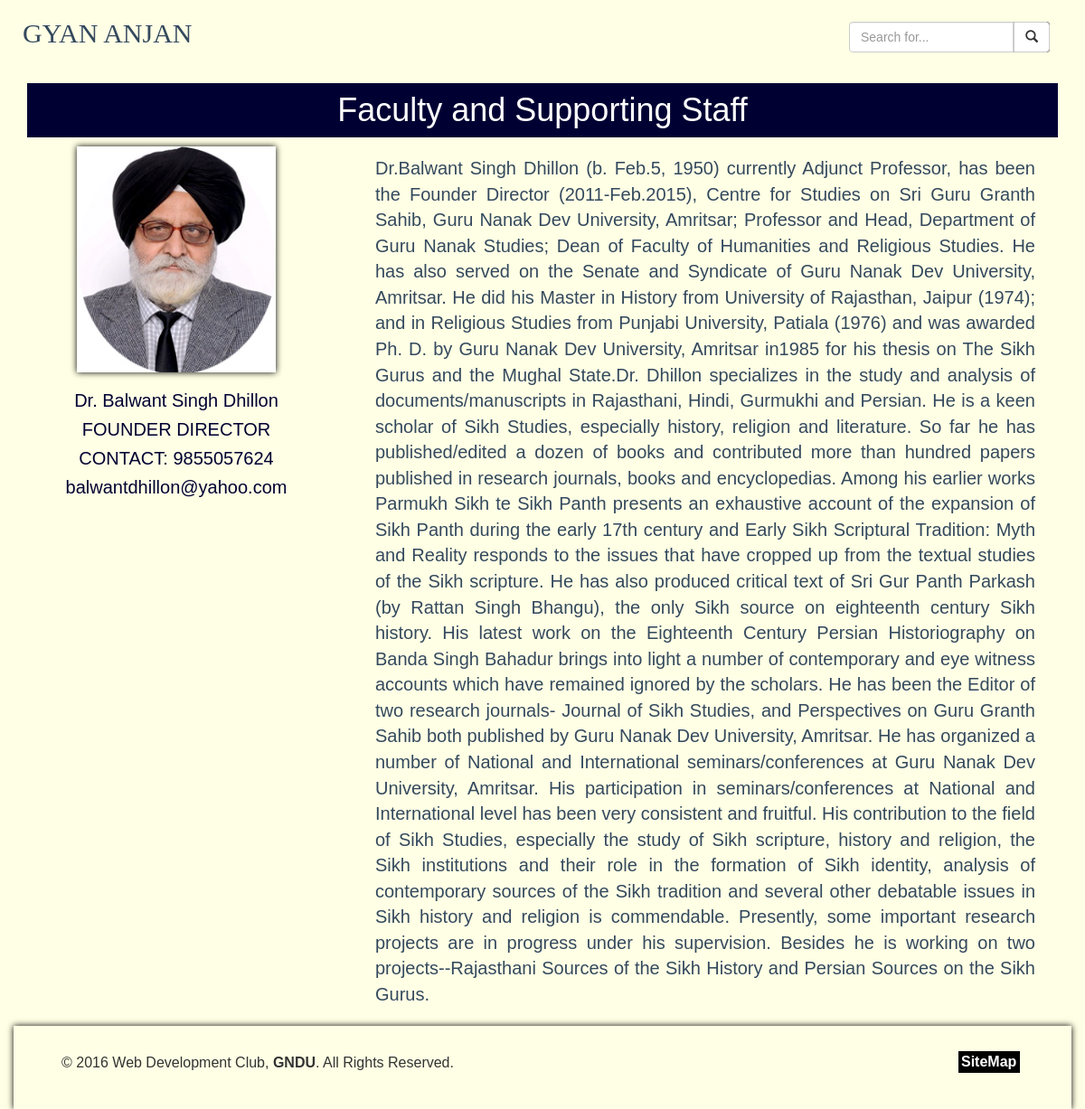
The app's page /faculty_view?id=7 with its own data.
### tables this page shows
CREATE TABLE `faculty` (
  `id` int(11) NOT NULL,
  `name` varchar(51) NOT NULL,
  `image` varchar(61) NOT NULL,
  `designation` varchar(51) NOT NULL,
  `email` varchar(51) NOT NULL,
  `contact` varchar(15) NOT NULL,
  `description` varchar(15000) NOT NULL
);

### faculty_view.php (the view, shortened to what this page needs)
<?php include 'includes/meta.php';  ?>
    <?php include 'includes/css.php';
    include 'admin/db/connect.php'?>
<?php
$id= $_GET['id'];
$dataQuery = "SELECT * FROM faculty WHERE id ='$id'";
$getData = @$db->query($dataQuery);
$data = $getData->fetch_array();
$name= $data['name'];
$desig= $data['designation'];
$email= $data['email'];
$contact= $data['contact'];
$imgname= $data['image'];
$desc= $data['description'];
?>
</head>
<body class="container">
<?php include 'includes/nav.php';
      include 'includes/map.php';?>
<div class="head">
    <div class="col-md-12">
            <div class="center alter2" >
                <h1 class="headx head1 head" style="line-height:60px">Faculty and Supporting Staff</h1>
            </div>
    </div>
<div class="row container">
        <div class="col-md-4"><img class="size1 img-responsive" id="change1" src="admin/images/<?php echo $imgname; ?>"><h2 class="name_style1" id="change2"><?php echo $name; ?> </h2><h4 class="name_style" id="change3"><?php echo $desig; ?></h4><h4 class="name_style" id="change4">CONTACT: <?php echo $contact; ?></h4><h4 class="name_style" id="change5"><?php echo $email; ?></h4>
        </div>
        <div class="col-md-8">
        <p style="font-size: 20px;text-align: justify; margin: 10px;" id="change6">
            <?php echo $desc; ?>
        </p>
        </div>
    </div>
</div>
<?php  include 'includes/js.php';
    include 'includes/footer.php'
?>
</body>
</html>

### faculty_view.php (style rules this page uses)
.size1 { width:220px; height: 250px; margin:auto; }
.name_style { text-align: center; color:#000033; font-size: 20px; }
.name_style1 { text-align: center; color:#000033; font-size: 20px; }

### records on screen
faculty: image (picture), name "Dr. Balwant Singh Dhillon", designation "FOUNDER DIRECTOR", contact "9855057624", email "balwantdhillon@yahoo.com", description "Dr.Balwant Singh Dhillon (b. Feb.5, 1950) currently Adjunct Professor, has been the Founder Director (2011-Feb.2015), Centre for Studies on Sri Guru Granth Sahib, Guru Nanak Dev University, Amritsar; Professor and Head, Department of Guru Nanak Studies; Dean of Faculty of Humanities and Religious Studies. He has also served on the Senate and Syndicate of Guru Nanak Dev University, Amritsar. He did his Master in History from University of Rajasthan, Jaipur (1974); and in Religious Studies from Punjabi University, Patiala (1976) and was awarded Ph. D. by Guru Nanak Dev University, Amritsar in1985 for his thesis on The Sikh Gurus and the Mughal State.Dr. Dhillon specializes in the study and…"
